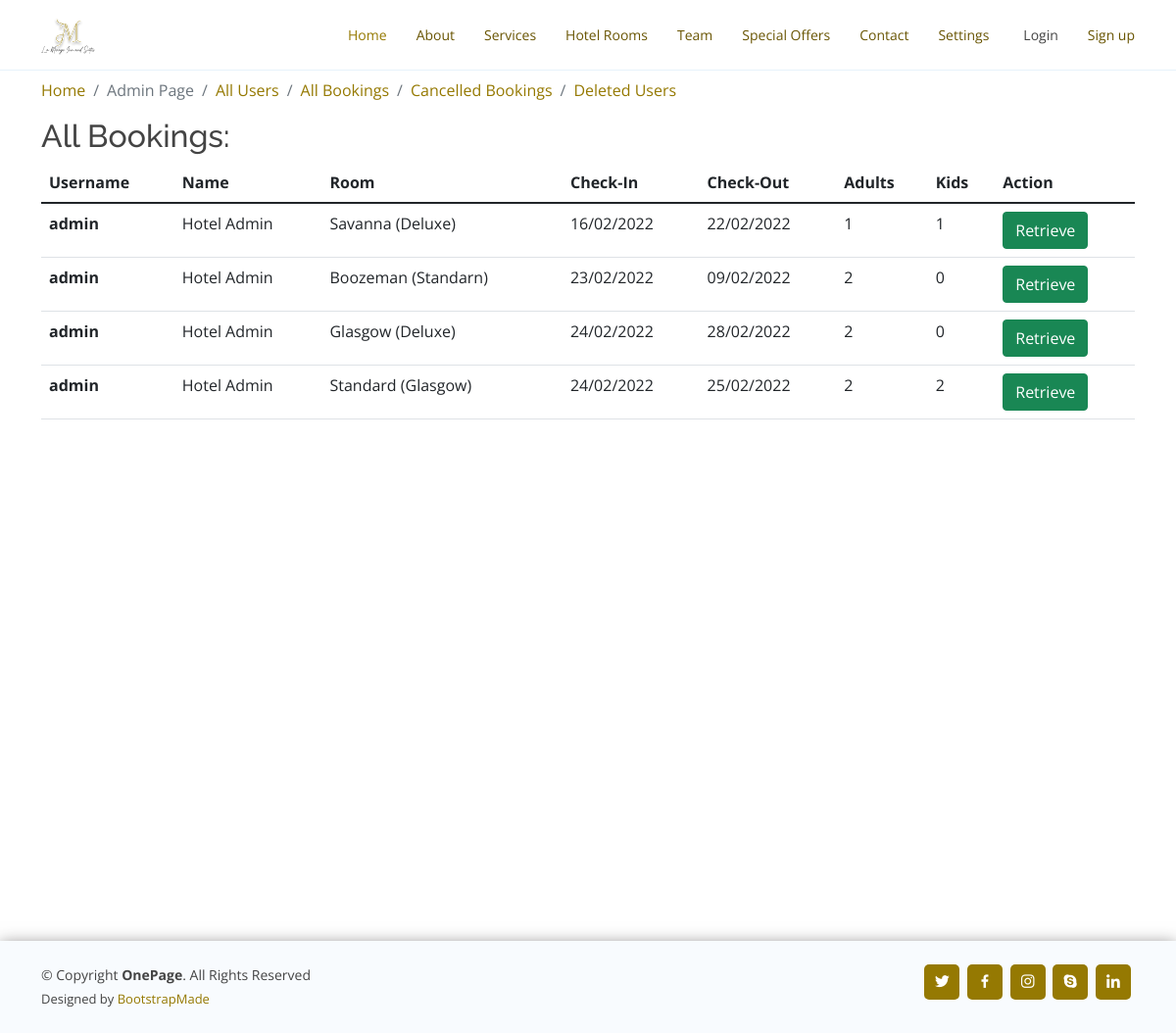
/all_cancelled_bookings, run on an earlier commit of the app's database.
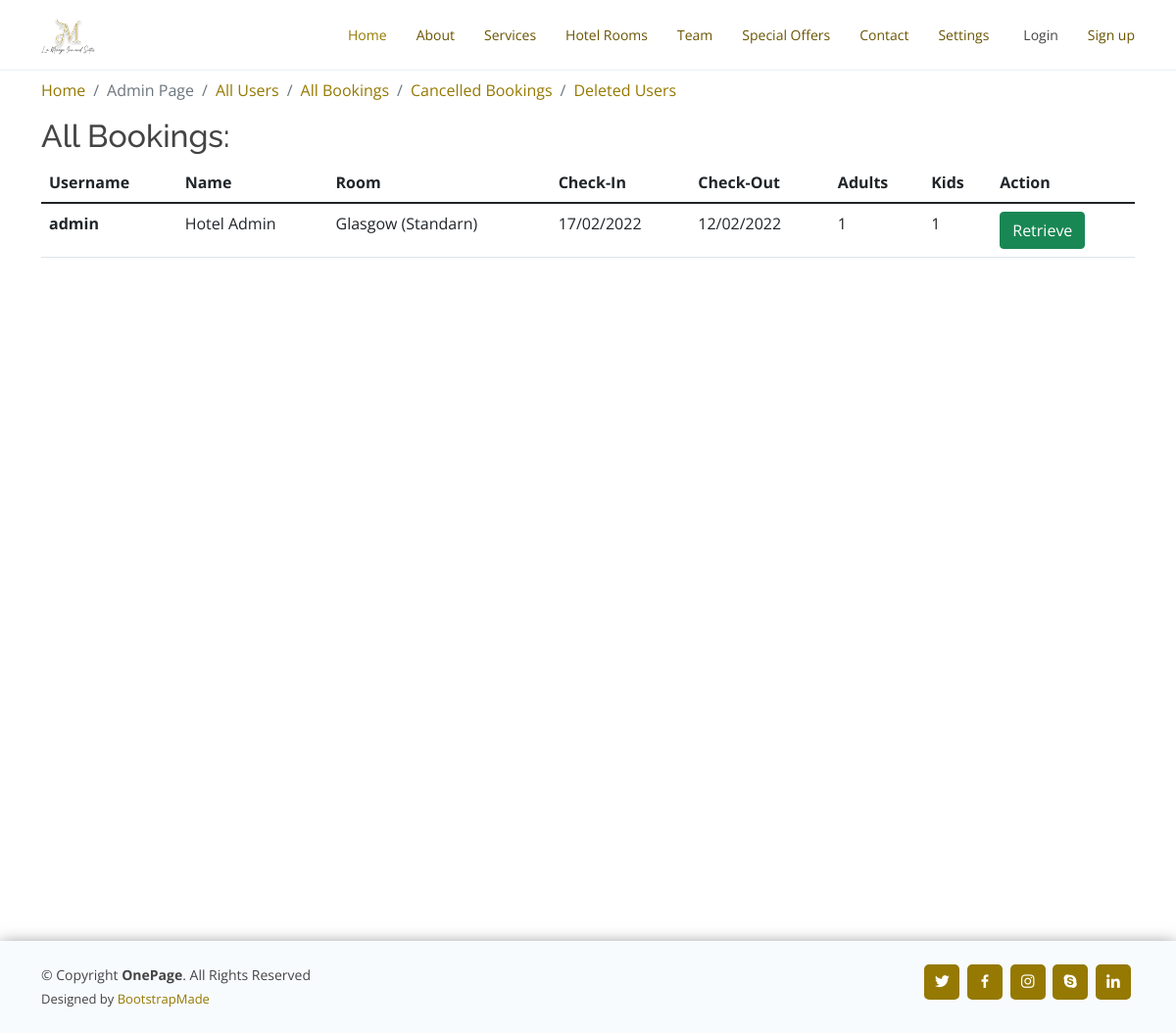
And on a later commit of the database.
### reservation/models.py (models this page shows, shortened)
class Booking(models.Model):
    client = models.ForeignKey(User, on_delete=models.CASCADE,related_name="booking",default=None)
    user_profile = models.ForeignKey(UserProfile, on_delete=models.CASCADE,related_name="booking_profile",default=None)
    checkIn = models.CharField(max_length=100)
    checkOut = models.CharField(max_length=100)
    numAdults = models.IntegerField(default=0)
    numKids = models.IntegerField(default=0)
    mop = models.CharField(max_length=200)
    room_category = models.CharField(max_length=200,default=None)
    room_type = models.CharField(max_length=200,default=None)
    is_cancelled = models.BooleanField(default=False,blank= True)
    created_at = models.DateTimeField(auto_now_add=True)
    update_at = models.DateTimeField(auto_now=True)

class User(AbstractUser):
    pass

### reservation/views.py (the view)
# urls.py: path("all_cancelled_bookings", views.all_cancelled_bookings, name= "all_cancelled_bookings"),
def all_cancelled_bookings(request):
    bookings = Booking.objects.filter(is_cancelled=True)
    return render(request, "reservation/cancelled_bookings.html",
                  {'bookings': bookings})

### reservation/templates/reservation/cancelled_bookings.html (shortened to what this page needs)
{% extends 'reservation/admin_layout.html' %}
{% load static %}
{% block body %}
<h2>All Bookings:</h2>
<table class="table">
  <thead class="thead-dark">
    <tr>
      <th scope="col">Username</th>
      <th scope="col">Name</th>
      <th scope="col">Room</th>
      <th scope="col">Check-In</th>
      <th scope="col">Check-Out</th>
      <th scope="col">Adults</th>
      <th scope="col">Kids</th>
      <th scope="col">Action</th>
    </tr>
  </thead>
  <tbody>
    {% for book in bookings %}
    <tr>
      <th scope="row">{{ book.client.username }}</th>
      <td>{{book.client.first_name}} {{book.client.last_name}}</td>
      <td>{{ book.room_category }} ({{ book.room_type }})</td>
      <td>{{ book.checkIn }}</td>
      <td>{{ book.checkOut }}</td>
      <td>{{ book.numAdults }}</td>
      <td>{{ book.numKids }}</td>
      <td>
        <a href="{% url 'retrieve_cancelled_bookings' book.id %}" class="btn btn-success">Retrieve</a>
      </td>
    </tr>
    {% endfor %}
  </tbody>
</table>
{% endblock %}

What changed in the data, as far as the page shows it:
no longer on this page (row edited): Booking: client.username "admin", client.first_name "Hotel", client.last_name "Admin", room_category "Savanna", room_type "Deluxe", checkIn "16/02/2022", checkOut "22/02/2022", numAdults "1", numKids "1"
no longer on this page (row edited): Booking: client.username "admin", client.first_name "Hotel", client.last_name "Admin", room_category "Boozeman", room_type "Standarn", checkIn "23/02/2022", checkOut "09/02/2022", numAdults "2", numKids "0"
no longer on this page (row edited): Booking: client.username "admin", client.first_name "Hotel", client.last_name "Admin", room_category "Glasgow", room_type "Deluxe", checkIn "24/02/2022", checkOut "28/02/2022", numAdults "2", numKids "0"
no longer on this page (row edited): Booking: client.username "admin", client.first_name "Hotel", client.last_name "Admin", room_category "Standard", room_type "Glasgow", checkIn "24/02/2022", checkOut "25/02/2022", numAdults "2", numKids "2"
now on this page (row edited): Booking: client.username "admin", client.first_name "Hotel", client.last_name "Admin", room_category "Glasgow", room_type "Standarn", checkIn "17/02/2022", checkOut "12/02/2022", numAdults "1", numKids "1"
